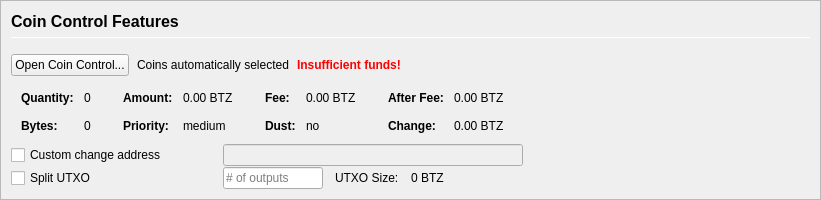
         <widget class="QFrame" name="frameCoinControl">
          <property name="sizePolicy">
           <sizepolicy hsizetype="Expanding" vsizetype="Expanding">
            <horstretch>0</horstretch>
            <verstretch>0</verstretch>
           </sizepolicy>
          </property>
          <property name="maximumSize">
           <size>
            <width>16777215</width>
            <height>16777215</height>
           </size>
          </property>
          <property name="frameShape">
           <enum>QFrame::StyledPanel</enum>
          </property>
          <property name="frameShadow">
           <enum>QFrame::Sunken</enum>
          </property>
          <layout class="QVBoxLayout" name="verticalLayoutCoinControl2">
           <property name="spacing">
            <number>0</number>
           </property>
           <property name="leftMargin">
            <number>0</number>
           </property>
           <property name="topMargin">
            <number>0</number>
           </property>
           <property name="rightMargin">
            <number>0</number>
           </property>
           <property name="bottomMargin">
            <number>0</number>
           </property>
           <item>
            <widget class="QFrame" name="frameCoinControl_BG">
             <layout class="QVBoxLayout" name="verticalLayoutCoinControl" stretch="0,0,0,0,0,0">
              <property name="spacing">
               <number>1</number>
              </property>
              <property name="leftMargin">
               <number>10</number>
              </property>
              <property name="topMargin">
               <number>10</number>
              </property>
              <item>
               <layout class="QHBoxLayout" name="horizontalLayoutCoinControl1">
                <property name="bottomMargin">
                 <number>15</number>
                </property>
                <item>
                 <layout class="QVBoxLayout" name="verticalLayout_3">
                  <property name="spacing">
                   <number>6</number>
                  </property>
                  <item>
                   <widget class="QLabel" name="labelCoinControlFeatures">
                    <property name="sizePolicy">
                     <sizepolicy hsizetype="Preferred" vsizetype="Maximum">
                      <horstretch>0</horstretch>
                      <verstretch>0</verstretch>
                     </sizepolicy>
                    </property>
                    <property name="minimumSize">
                     <size>
                      <width>0</width>
                      <height>20</height>
                     </size>
                    </property>
                    <property name="font">
                     <font>
                      <pointsize>12</pointsize>
                      <weight>75</weight>
                      <bold>true</bold>
                     </font>
                    </property>
                    <property name="styleSheet">
                     <string notr="true">font-weight:bold;</string>
                    </property>
                    <property name="text">
                     <string>Coin Control Features</string>
                    </property>
                   </widget>
                  </item>
                  <item>
                   <widget class="Line" name="line">
                    <property name="minimumSize">
                     <size>
                      <width>0</width>
                      <height>1</height>
                     </size>
                    </property>
                    <property name="maximumSize">
                     <size>
                      <width>16777215</width>
                      <height>1</height>
                     </size>
                    </property>
                    <property name="orientation">
                     <enum>Qt::Horizontal</enum>
                    </property>
                   </widget>
                  </item>
                 </layout>
                </item>
               </layout>
              </item>
              <item>
               <layout class="QHBoxLayout" name="horizontalLayoutCoinControl2" stretch="0,0,0,0">
                <property name="spacing">
                 <number>8</number>
                </property>
                <property name="bottomMargin">
                 <number>10</number>
                </property>
                <item>
                 <widget class="QPushButton" name="pushButtonCoinControl">
                  <property name="styleSheet">
                   <string notr="true"/>
                  </property>
                  <property name="text">
                   <string>Open Coin Control...</string>
                  </property>
                  <property name="autoDefault">
                   <bool>false</bool>
                  </property>
                 </widget>
                </item>
                <item>
                 <widget class="QLabel" name="labelCoinControlAutomaticallySelected">
                  <property name="text">
                   <string>Coins automatically selected</string>
                  </property>
                  <property name="margin">
                   <number>5</number>
                  </property>
                 </widget>
                </item>
                <item>
                 <widget class="QLabel" name="labelCoinControlInsuffFunds">
                  <property name="font">
                   <font>
                    <weight>75</weight>
                    <bold>true</bold>
                   </font>
                  </property>
                  <property name="styleSheet">
                   <string notr="true">color:red;font-weight:bold;</string>
                  </property>
                  <property name="text">
                   <string>Insufficient funds!</string>
                  </property>
                  <property name="margin">
                   <number>5</number>
                  </property>
                 </widget>
                </item>
                <item>
                 <spacer name="horizontalSpacerCoinControl">
                  <property name="orientation">
                   <enum>Qt::Horizontal</enum>
                  </property>
                  <property name="sizeHint" stdset="0">
                   <size>
                    <width>40</width>
                    <height>1</height>
                   </size>
                  </property>
                 </spacer>
                </item>
               </layout>
              </item>
              <item>
               <widget class="QWidget" name="widgetCoinControl" native="true">
                <property name="sizePolicy">
                 <sizepolicy hsizetype="Preferred" vsizetype="Preferred">
                  <horstretch>0</horstretch>
                  <verstretch>0</verstretch>
                 </sizepolicy>
                </property>
                <property name="minimumSize">
                 <size>
                  <width>0</width>
                  <height>0</height>
                 </size>
                </property>
                <property name="styleSheet">
                 <string notr="true"/>
                </property>
                <layout class="QHBoxLayout" name="horizontalLayoutCoinControl5">
                 <property name="leftMargin">
                  <number>0</number>
                 </property>
                 <property name="topMargin">
                  <number>0</number>
                 </property>
                 <property name="rightMargin">
                  <number>0</number>
                 </property>
                 <property name="bottomMargin">
                  <number>0</number>
                 </property>
                 <item>
                  <layout class="QHBoxLayout" name="horizontalLayoutCoinControl3" stretch="0,0,0,1">
                   <property name="spacing">
                    <number>20</number>
                   </property>
                   <property name="topMargin">
                    <number>0</number>
                   </property>
                   <property name="bottomMargin">
                    <number>10</number>
                   </property>
                   <item>
                    <layout class="QFormLayout" name="formLayoutCoinControl1">
                     <property name="horizontalSpacing">
                      <number>10</number>
                     </property>
                     <property name="verticalSpacing">
                      <number>14</number>
                     </property>
                     <property name="leftMargin">
                      <number>10</number>
                     </property>
                     <property name="topMargin">
                      <number>4</number>
                     </property>
                     <property name="rightMargin">
                      <number>6</number>
                     </property>
                     <item row="0" column="0">
                      <widget class="QLabel" name="labelCoinControlQuantityText">
                       <property name="font">
                        <font>
                         <weight>75</weight>
                         <bold>true</bold>
                        </font>
                       </property>
                       <property name="text">
                        <string>Quantity:</string>
                       </property>
                       <property name="margin">
                        <number>0</number>
                       </property>
                      </widget>
                     </item>
                     <item row="0" column="1">
                      <widget class="QLabel" name="labelCoinControlQuantity">
                       <property name="cursor">
                        <cursorShape>IBeamCursor</cursorShape>
                       </property>
                       <property name="contextMenuPolicy">
                        <enum>Qt::ActionsContextMenu</enum>
                       </property>
                       <property name="text">
                        <string notr="true">0</string>
                       </property>
                       <property name="margin">
                        <number>0</number>
                       </property>
                       <property name="textInteractionFlags">
                        <set>Qt::LinksAccessibleByMouse|Qt::TextSelectableByKeyboard|Qt::TextSelectableByMouse</set>
                       </property>
                      </widget>
                     </item>
                     <item row="1" column="0">
                      <widget class="QLabel" name="labelCoinControlBytesText">
                       <property name="font">
                        <font>
                         <weight>75</weight>
                         <bold>true</bold>
                        </font>
                       </property>
                       <property name="text">
                        <string>Bytes:</string>
                       </property>
                      </widget>
                     </item>
                     <item row="1" column="1">
                      <widget class="QLabel" name="labelCoinControlBytes">
                       <property name="cursor">
                        <cursorShape>IBeamCursor</cursorShape>
                       </property>
                       <property name="contextMenuPolicy">
                        <enum>Qt::ActionsContextMenu</enum>
                       </property>
                       <property name="text">
                        <string notr="true">0</string>
                       </property>
                       <property name="textInteractionFlags">
                        <set>Qt::LinksAccessibleByMouse|Qt::TextSelectableByKeyboard|Qt::TextSelectableByMouse</set>
                       </property>
                      </widget>
                     </item>
                    </layout>
                   </item>
                   <item>
                    <layout class="QFormLayout" name="formLayoutCoinControl2">
                     <property name="horizontalSpacing">
                      <number>10</number>
                     </property>
                     <property name="verticalSpacing">
                      <number>14</number>
                     </property>
                     <property name="leftMargin">
                      <number>6</number>
                     </property>
                     <property name="topMargin">
                      <number>4</number>
                     </property>
                     <property name="rightMargin">
                      <number>6</number>
                     </property>
                     <item row="0" column="0">
                      <widget class="QLabel" name="labelCoinControlAmountText">
                       <property name="font">
                        <font>
                         <weight>75</weight>
                         <bold>true</bold>
                        </font>
                       </property>
                       <property name="text">
                        <string>Amount:</string>
                       </property>
                       <property name="margin">
                        <number>0</number>
                       </property>
                      </widget>
                     </item>
                     <item row="0" column="1">
                      <widget class="QLabel" name="labelCoinControlAmount">
                       <property name="cursor">
                        <cursorShape>IBeamCursor</cursorShape>
                       </property>
                       <property name="contextMenuPolicy">
                        <enum>Qt::ActionsContextMenu</enum>
                       </property>
                       <property name="text">
                        <string notr="true">0.00 BTZ</string>
                       </property>
                       <property name="textInteractionFlags">
                        <set>Qt::LinksAccessibleByMouse|Qt::TextSelectableByKeyboard|Qt::TextSelectableByMouse</set>
                       </property>
                      </widget>
                     </item>
                     <item row="1" column="0">
                      <widget class="QLabel" name="labelCoinControlPriorityText">
                       <property name="font">
                        <font>
                         <weight>75</weight>
                         <bold>true</bold>
                        </font>
                       </property>
                       <property name="text">
                        <string>Priority:</string>
                       </property>
                      </widget>
                     </item>
                     <item row="1" column="1">
                      <widget class="QLabel" name="labelCoinControlPriority">
                       <property name="cursor">
                        <cursorShape>IBeamCursor</cursorShape>
                       </property>
                       <property name="contextMenuPolicy">
                        <enum>Qt::ActionsContextMenu</enum>
                       </property>
                       <property name="text">
                        <string>medium</string>
                       </property>
                       <property name="textInteractionFlags">
                        <set>Qt::LinksAccessibleByMouse|Qt::TextSelectableByKeyboard|Qt::TextSelectableByMouse</set>
                       </property>
                      </widget>
                     </item>
                    </layout>
                   </item>
                   <item>
                    <layout class="QFormLayout" name="formLayoutCoinControl3">
                     <property name="horizontalSpacing">
                      <number>10</number>
                     </property>
                     <property name="verticalSpacing">
                      <number>14</number>
                     </property>
                     <property name="leftMargin">
                      <number>6</number>
                     </property>
                     <property name="topMargin">
                      <number>4</number>
                     </property>
                     <property name="rightMargin">
                      <number>6</number>
                     </property>
                     <item row="0" column="0">
                      <widget class="QLabel" name="labelCoinControlFeeText">
                       <property name="font">
                        <font>
                         <weight>75</weight>
                         <bold>true</bold>
                        </font>
                       </property>
                       <property name="text">
                        <string>Fee:</string>
                       </property>
                       <property name="margin">
                        <number>0</number>
                       </property>
                      </widget>
                     </item>
                     <item row="0" column="1">
                      <widget class="QLabel" name="labelCoinControlFee">
                       <property name="cursor">
                        <cursorShape>IBeamCursor</cursorShape>
                       </property>
                       <property name="contextMenuPolicy">
                        <enum>Qt::ActionsContextMenu</enum>
                       </property>
                       <property name="text">
                        <string notr="true">0.00 BTZ</string>
                       </property>
                       <property name="textInteractionFlags">
                        <set>Qt::LinksAccessibleByMouse|Qt::TextSelectableByKeyboard|Qt::TextSelectableByMouse</set>
                       </property>
                      </widget>
                     </item>
                     <item row="1" column="0">
                      <widget class="QLabel" name="labelCoinControlLowOutputText">
                       <property name="font">
                        <font>
                         <weight>75</weight>
                         <bold>true</bold>
                        </font>
                       </property>
                       <property name="text">
                        <string>Dust:</string>
                       </property>
                      </widget>
                     </item>
                     <item row="1" column="1">
                      <widget class="QLabel" name="labelCoinControlLowOutput">
                       <property name="cursor">
                        <cursorShape>IBeamCursor</cursorShape>
                       </property>
                       <property name="contextMenuPolicy">
                        <enum>Qt::ActionsContextMenu</enum>
                       </property>
                       <property name="text">
                        <string>no</string>
                       </property>
                       <property name="textInteractionFlags">
                        <set>Qt::LinksAccessibleByMouse|Qt::TextSelectableByKeyboard|Qt::TextSelectableByMouse</set>
                       </property>
                      </widget>
                     </item>
                    </layout>
                   </item>
                   <item>
                    <layout class="QFormLayout" name="formLayoutCoinControl4">
                     <property name="horizontalSpacing">
                      <number>10</number>
                     </property>
                     <property name="verticalSpacing">
                      <number>14</number>
                     </property>
                     <property name="leftMargin">
                      <number>6</number>
                     </property>
                     <property name="topMargin">
                      <number>4</number>
                     </property>
                     <property name="rightMargin">
                      <number>6</number>
                     </property>
                     <item row="0" column="0">
                      <widget class="QLabel" name="labelCoinControlAfterFeeText">
                       <property name="font">
                        <font>
                         <weight>75</weight>
                         <bold>true</bold>
                        </font>
                       </property>
                       <property name="text">
                        <string>After Fee:</string>
                       </property>
                       <property name="margin">
                        <number>0</number>
                       </property>
                      </widget>
                     </item>
                     <item row="0" column="1">
                      <widget class="QLabel" name="labelCoinControlAfterFee">
                       <property name="cursor">
                        <cursorShape>IBeamCursor</cursorShape>
                       </property>
                       <property name="contextMenuPolicy">
                        <enum>Qt::ActionsContextMenu</enum>
                       </property>
                       <property name="text">
                        <string notr="true">0.00 BTZ</string>
                       </property>
                       <property name="textInteractionFlags">
                        <set>Qt::LinksAccessibleByMouse|Qt::TextSelectableByKeyboard|Qt::TextSelectableByMouse</set>
                       </property>
                      </widget>
                     </item>
                     <item row="1" column="0">
                      <widget class="QLabel" name="labelCoinControlChangeText">
                       <property name="font">
                        <font>
                         <weight>75</weight>
                         <bold>true</bold>
                        </font>
                       </property>
                       <property name="text">
                        <string>Change:</string>
                       </property>
                      </widget>
                     </item>
                     <item row="1" column="1">
                      <widget class="QLabel" name="labelCoinControlChange">
                       <property name="cursor">
                        <cursorShape>IBeamCursor</cursorShape>
                       </property>
                       <property name="contextMenuPolicy">
                        <enum>Qt::ActionsContextMenu</enum>
                       </property>
                       <property name="text">
                        <string notr="true">0.00 BTZ</string>
                       </property>
                       <property name="textInteractionFlags">
                        <set>Qt::LinksAccessibleByMouse|Qt::TextSelectableByKeyboard|Qt::TextSelectableByMouse</set>
                       </property>
                      </widget>
                     </item>
                    </layout>
                   </item>
                  </layout>
                 </item>
                </layout>
               </widget>
              </item>
              <item>
               <layout class="QHBoxLayout" name="horizontalLayoutCoinControl4">
                <property name="spacing">
                 <number>12</number>
                </property>
                <property name="sizeConstraint">
                 <enum>QLayout::SetDefaultConstraint</enum>
                </property>
                <property name="topMargin">
                 <number>0</number>
                </property>
                <property name="rightMargin">
                 <number>0</number>
                </property>
                <item>
                 <widget class="QCheckBox" name="checkBoxCoinControlChange">
                  <property name="sizePolicy">
                   <sizepolicy hsizetype="Preferred" vsizetype="Preferred">
                    <horstretch>0</horstretch>
                    <verstretch>0</verstretch>
                   </sizepolicy>
                  </property>
                  <property name="minimumSize">
                   <size>
                    <width>200</width>
                    <height>0</height>
                   </size>
                  </property>
                  <property name="maximumSize">
                   <size>
                    <width>200</width>
                    <height>16777215</height>
                   </size>
                  </property>
                  <property name="toolTip">
                   <string>If this is activated, but the change address is empty or invalid, change will be sent to a newly generated address.</string>
                  </property>
                  <property name="text">
                   <string>Custom change address</string>
                  </property>
                 </widget>
                </item>
                <item>
                 <widget class="QValidatedLineEdit" name="lineEditCoinControlChange">
                  <property name="enabled">
                   <bool>false</bool>
                  </property>
                  <property name="sizePolicy">
                   <sizepolicy hsizetype="Preferred" vsizetype="Preferred">
                    <horstretch>0</horstretch>
                    <verstretch>0</verstretch>
                   </sizepolicy>
                  </property>
                  <property name="minimumSize">
                   <size>
                    <width>300</width>
                    <height>0</height>
                   </size>
                  </property>
                 </widget>
                </item>
                <item>
                 <widget class="QLabel" name="labelCoinControlChangeLabel">
                  <property name="sizePolicy">
                   <sizepolicy hsizetype="Preferred" vsizetype="Preferred">
                    <horstretch>0</horstretch>
                    <verstretch>0</verstretch>
                   </sizepolicy>
                  </property>
                  <property name="minimumSize">
                   <size>
                    <width>100</width>
                    <height>0</height>
                   </size>
                  </property>
                  <property name="text">
                   <string/>
                  </property>
                  <property name="margin">
                   <number>3</number>
                  </property>
                 </widget>
                </item>
               </layout>
              </item>
              <item>
               <layout class="QHBoxLayout" name="horizontalLayoutCoinControl6">
                <property name="spacing">
                 <number>12</number>
                </property>
                <property name="rightMargin">
                 <number>0</number>
                </property>
                <item>
                 <widget class="QCheckBox" name="splitBlockCheckBox">
                  <property name="sizePolicy">
                   <sizepolicy hsizetype="Preferred" vsizetype="Preferred">
                    <horstretch>0</horstretch>
                    <verstretch>0</verstretch>
                   </sizepolicy>
                  </property>
                  <property name="minimumSize">
                   <size>
                    <width>200</width>
                    <height>0</height>
                   </size>
                  </property>
                  <property name="maximumSize">
                   <size>
                    <width>200</width>
                    <height>16777215</height>
                   </size>
                  </property>
                  <property name="text">
                   <string>Split UTXO</string>
                  </property>
                 </widget>
                </item>
                <item>
                 <widget class="QLineEdit" name="splitBlockLineEdit">
                  <property name="sizePolicy">
                   <sizepolicy hsizetype="Preferred" vsizetype="Preferred">
                    <horstretch>50</horstretch>
                    <verstretch>0</verstretch>
                   </sizepolicy>
                  </property>
                  <property name="minimumSize">
                   <size>
                    <width>100</width>
                    <height>0</height>
                   </size>
                  </property>
                  <property name="maximumSize">
                   <size>
                    <width>100</width>
                    <height>16777215</height>
                   </size>
                  </property>
                  <property name="placeholderText">
                   <string># of outputs</string>
                  </property>
                 </widget>
                </item>
                <item>
                 <widget class="QLabel" name="labelBlockSizeText">
                  <property name="text">
                   <string>UTXO Size:</string>
                  </property>
                 </widget>
                </item>
                <item>
                 <widget class="QLabel" name="labelBlockSize">
                  <property name="text">
                   <string>0 BTZ</string>
                  </property>
                 </widget>
                </item>
                <item>
                 <spacer name="horizontalSpacer_7">
                  <property name="orientation">
                   <enum>Qt::Horizontal</enum>
                  </property>
                  <property name="sizeHint" stdset="0">
                   <size>
                    <width>40</width>
                    <height>20</height>
                   </size>
                  </property>
                 </spacer>
                </item>
               </layout>
              </item>
              <item>
               <spacer name="verticalSpacerCoinControl">
                <property name="orientation">
                 <enum>Qt::Vertical</enum>
                </property>
                <property name="sizeHint" stdset="0">
                 <size>
                  <width>800</width>
                  <height>1</height>
                 </size>
                </property>
               </spacer>
              </item>
             </layout>
            </widget>
           </item>
          </layout>
         </widget>
